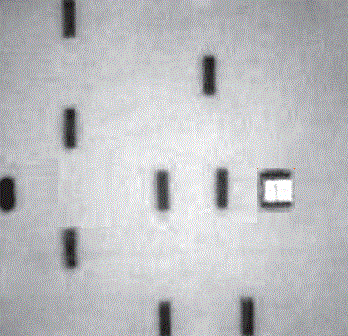
#> input picture atividades/01-binarizacao/Cenario.jpg, 348 x 336 px
$ python binarizacao.py
#> lines starting #> are read from the running program, lines starting #| are printed output that depends on the picture
# %matplotlib inline
from matplotlib import pyplot as plt
import cv2

img = plt.imread('Cenario.jpg')
#> img is the input picture: shape (336, 348, 4); mean R, G, B, A 188.1, 189, 192, 255
(thresh, blackAndWhiteImage) = cv2.threshold(img, 127, 255, cv2.THRESH_BINARY)
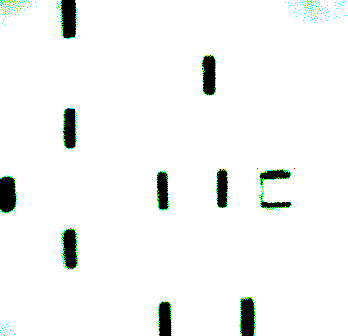
#> blackAndWhiteImage: shape (336, 348, 4); mean R, G, B, A 243.7, 246, 244.5, 255

cv2.imshow('Black white image', blackAndWhiteImage)
